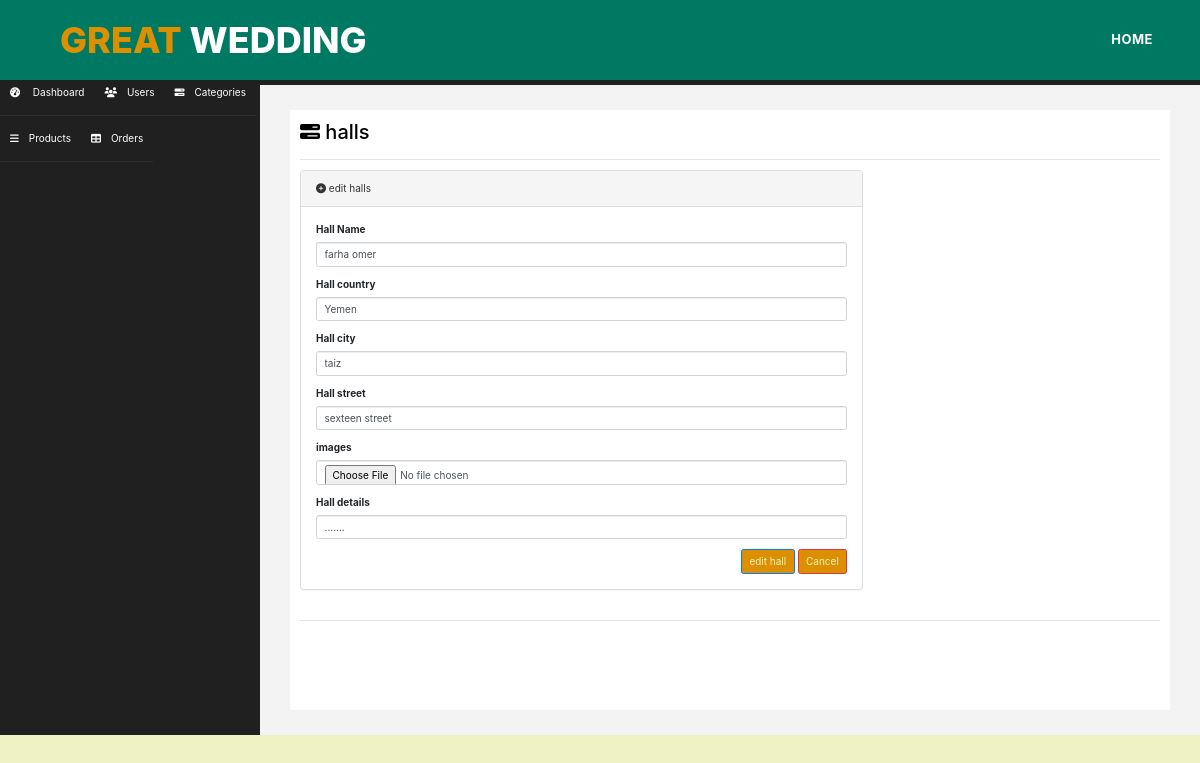
Page /shop/admin/edit_hall.php?action=edit&id=341 on the committed database.
### tables this page shows
CREATE TABLE `weeding_halls` (
  `id` int(11) NOT NULL,
  `hall_name` varchar(255) NOT NULL,
  `hall_country` varchar(255) NOT NULL,
  `hall_city` varchar(255) NOT NULL,
  `hall_street` varchar(255) NOT NULL,
  `ManagerID` int(11) NOT NULL,
  `image` varchar(255) NOT NULL,
  `Details` varchar(255) DEFAULT NULL
);

### shop/admin/edit_hall.php (the view, shortened to what this page needs)
<?php
include('header.php');
require ('dbconnect.php');
include ('./login.php');
?>
        <div id="page-wrapper">
            <div id="page-inner">
                <div class="row">
                    <div class="col-md-12">
                        <h2><i class="fa fa-tasks"></i> halls</h2>
                    </div>
                </div>
                <hr />
                <div class="row">
                    <div class="col-md-8">
                        <div class="panel panel-default">
                            <div class="panel-heading">
                                <i class="fa fa-plus-circle"></i> edit halls
                            </div>
                            <div class="panel-body">
                                <div class="row">
									  <?php
									  $id=$_GET['id'];
											$sql="select * from weeding_halls where id=:hall_id";
					                        $stm=$con->prepare($sql);
					                        $stm->execute(array("hall_id"=>$id));
					                       if($stm->rowCount()>0){
											foreach($stm->fetchAll() as $row ){
													$hall_name=$row['hall_name'];
													$hall_country=$row['hall_country'];
													$hall_city=$row['hall_city'];
													$hall_street=$row['hall_street'];
										             $Details=$row['Details'];
									  ?>
                                    <div class="col-md-12">
                                        <form role="form" method="post">
                                            <div class="form-group">
                                                <label> Hall Name</label>
                                                <input type="text" name="hall_name" placeholder="Please Enter your Name "
                                                    class="form-control" value="<?php echo $hall_name?>"/>
                                            </div>
											<div class="form-group">
                                                <label> Hall country</label>
                                                <input type="text" name="hall_country" placeholder="Please Enter hall country "
                                                    class="form-control" value="<?php echo $hall_country?>" />
                                            </div>
											<div class="form-group">
                                                <label> Hall city</label>
                                                <input type="text" name="hall_city" placeholder="Please Enter your Name "
                                                    class="form-control" value="<?php echo $hall_city?>"/>
                                            </div>
											<div class="form-group">
                                                <label> Hall street</label>
                                                <input type="text" name="hall_street" placeholder="Please Enter your Name "
                                                    class="form-control" value="<?php echo $hall_street?>" />
                                            </div>
											<div class="form-group">
                                                <label> images</label>
                                                <input type="file" name="image" placeholder="Please Enter your Name "
                                                    class="form-control" value="<?php echo $images?>" />
                                            </div>
											<div class="form-group">
                                                <label> Hall details</label>
                                                <input type="text" name="Details" placeholder="Please Enter your Name "
                                                    class="form-control" value="<?php echo $Details?>" />
                                            </div>
                                            <div style="float:right;">
                                                <button type="submit"  name ="submit" class="btn btn-primary">edit hall</button>
                                                <button type="reset" class="btn btn-danger">Cancel</button>
                                            </div>
                                    </div>
                                </div>
                            </div>
                        </div>
                    </div>
                </div>                    <hr />
                    <?php }
										   } ?>
            </div>
        </div>
   </div>
   <?php
   include('footer.php');
   ?>

### shop/admin/assets/css/custom.css (style rules this page uses)
body { font-family: 'Open Sans', sans-serif; }
#page-wrapper { padding: 15px 15px; min-height: 600px; background:#F3F3F3; }
#page-inner { width:100%; margin:10px 20px 10px 0px; background-color:#fff!important; padding:10px; min-height:600px; }
h2 { color: #000; }
@media (min-width:768px) { #page-wrapper { margin: 0 0 0 260px; padding: 15px 30px; } }

### css/tool.css (style rules this page uses)
body { display: block; background-color: #EFF3C4; }
.btn { background-color: #DC9001; color: #EFF3C4; }

### rows in the picture
weeding_halls: hall_name "farha omer", hall_country "Yemen", hall_city "taiz", hall_street "sexteen street", Details "......."
